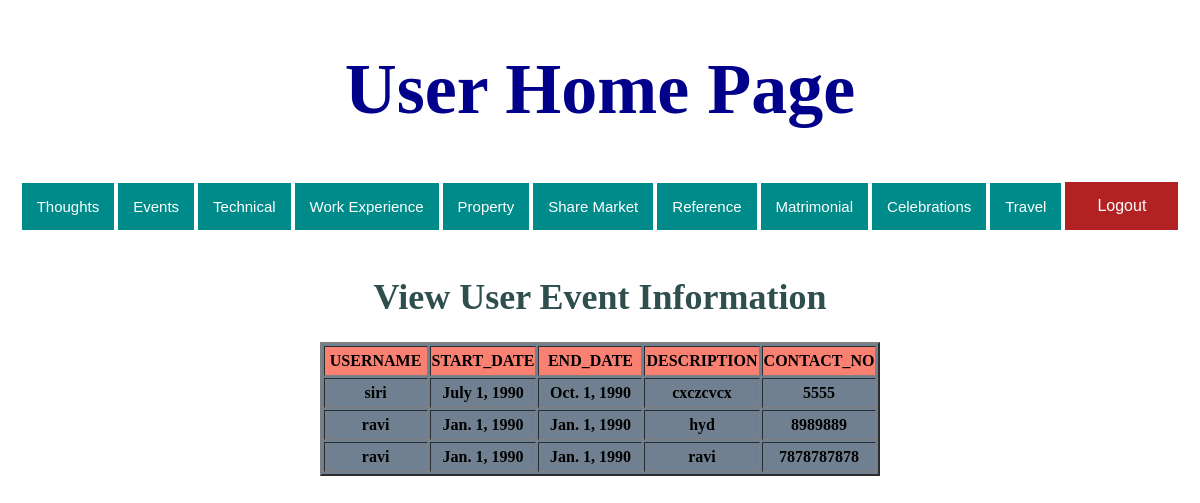
The page /viewevents/ on the database its author committed.
### cewn/models.py (models this page shows)
class Events(models.Model):
    username = models.CharField(max_length=30)
    startdate = models.DateField()
    enddate = models.DateField()
    description = models.TextField(max_length=100)
    contact_no = models.IntegerField(primary_key=True)

### templates/Userview/viewevent.html (shortened to what this page needs)
<!DOCTYPE html>
<html lang="en">
<head>
</head>
<body>
{% include "Userview/usermenu.html" %}<BR>
<h1 style="font-size:3vw"; align="center" ><font color="#2f4f4f">View User Event Information</font></h1>
{% if object_list %}
<table align="center" border="2" bgcolor="#708090">
    <tr bgcolor="#fa8072" height="30">
        <th width="100">USERNAME</th>
        <th width="100">START_DATE</th>
        <th width="100">END_DATE</th>
        <th width="100">DESCRIPTION</th>
        <th width="100">CONTACT_NO</th>
    </tr>
    {% for x in object_list %}
        <tr height="30">
        <th width="100">{{x.username}}</th>
        <th width="100">{{ x.startdate}}</th>
        <th width="100">{{ x.enddate}}</th>
        <th width="100">{{ x.description}}</th>
        <th width="100">{{ x.contact_no}}</th>
        </tr>
    {% endfor %}
</table>
{% else %}
<h3 align="center"><font color="#8a2be2">No Information Available</font> </h3>
{% endif %}
</body>
</html>

### rows shown on the page
Events: username "siri", startdate "July 1, 1990", enddate "Oct. 1, 1990", description "cxczcvcx", contact_no "5555"
Events: username "ravi", startdate "Jan. 1, 1990", enddate "Jan. 1, 1990", description "hyd", contact_no "8989889"
Events: username "ravi", startdate "Jan. 1, 1990", enddate "Jan. 1, 1990", description "ravi", contact_no "7878787878"
